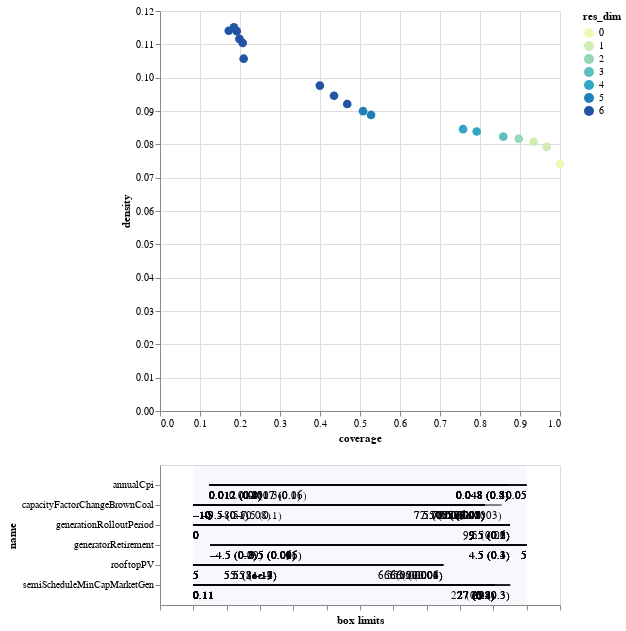

Notebook source saved alongside this figure:
### Code cell
box1.inspect_tradeoff()

### Figure 1 — Vega-Lite specification as saved in the notebook (floating-point values rounded to 4 significant figures)
{"config": {"view": {"continuousWidth": 400, "continuousHeight": 300}}, "vconcat": [{"data": {"name": "data-3e4867d96ae6562d2cc426a3f28aca00"}, "mark": {"type": "circle", "size": 75}, "encoding": {"color": {"type": "ordinal", "field": "res_dim", "scale": {"range": ["#eff9b6", "#d0edb3", "#97d6b9", "#5dc0c0", "#31a5c2", "#1f80b8", "#2354a3", "#21318d"]}}, "opacity": {"condition": {"value": 1, "selection": "selector015"}, "value": 0.4}, "tooltip": [{"type": "ordinal", "field": "id"}, {"type": "quantitative", "field": "coverage", "format": ".2"}, {"type": "quantitative", "field": "density", "format": ".2"}, {"type": "ordinal", "field": "res_dim"}], "x": {"type": "quantitative", "field": "coverage"}, "y": {"type": "quantitative", "field": "density"}}, "height": 400, "selection": {"selector015": {"type": "single", "fields": ["id"]}}, "width": 400}, {"layer": [{"data": {"name": "data-33bd8b0dfa17aa2f4e51856bd9bc5c59"}, "mark": "rule", "encoding": {"x": {"type": "quantitative", "axis": {"grid": false, "labels": false, "title": "box limits"}, "field": "x_lower", "scale": {"domain": [0, 1], "padding": 0.1}}, "x2": {"field": "x_upper"}, "y": {"type": "nominal", "field": "name", "scale": {"padding": 1.0}}}, "transform": [{"calculate": "(datum.x1-datum.minimum)/(datum.maximum-datum.minimum)", "as": "x_lower"}, {"calculate": "(datum.x2-datum.minimum)/(datum.maximum-datum.minimum)", "as": "x_upper"}, {"filter": {"selection": "selector015"}}], "width": 400}, {"data": {"name": "data-33bd8b0dfa17aa2f4e51856bd9bc5c59"}, "mark": {"type": "text", "align": "left", "baseline": "top", "dy": 5}, "encoding": {"text": {"type": "ordinal", "field": "text"}, "x": {"type": "quantitative", "axis": {"grid": false, "labels": false, "title": "box limits"}, "field": "x_lower", "scale": {"domain": [0, 1], "padding": 0.1}}, "x2": {"field": "x_upper"}, "y": {"type": "nominal", "field": "name", "scale": {"padding": 1.0}}}, "transform": [{"calculate": "(datum.x1-datum.minimum)/(datum.maximum-datum.minimum)", "as": "x_lower"}, {"calculate": "(datum.x2-datum.minimum)/(datum.maximum-datum.minimum)", "as": "x_upper"}, {"filter": {"selection": "selector015"}}, {"calculate": "datum.qp_lower>0?format(datum.x1, \".2\")+\" (\"+format(datum.qp_lower, \".1~g\")+\")\" :format(datum.x1, \".2\")", "as": "text"}], "width": 400}, {"data": {"name": "data-33bd8b0dfa17aa2f4e51856bd9bc5c59"}, "mark": {"type": "text", "align": "right", "baseline": "top", "dy": 5}, "encoding": {"text": {"type": "ordinal", "field": "text"}, "x": {"type": "quantitative", "field": "x_upper"}, "x2": {"field": "x_upper"}, "y": {"type": "nominal", "field": "name", "scale": {"padding": 1.0}}}, "transform": [{"calculate": "(datum.x1-datum.minimum)/(datum.maximum-datum.minimum)", "as": "x_lower"}, {"calculate": "(datum.x2-datum.minimum)/(datum.maximum-datum.minimum)", "as": "x_upper"}, {"filter": {"selection": "selector015"}}, {"calculate": "datum.qp_upper>0?format(datum.x2, \".2\")+\" (\"+format(datum.qp_upper, \".1\")+\")\" :format(datum.x2, \".2\")", "as": "text"}], "width": 400}, {"data": {"name": "data-bb8d07f6df3d47a6a475317795287b23"}, "mark": {"type": "rect", "opacity": 0.05}, "encoding": {"x": {"type": "quantitative", "field": "start"}, "x2": {"field": "end"}}}, {"data": {"name": "data-d751713988987e9331980363e24189ce"}, "mark": "point", "encoding": {"x": {"type": "quantitative", "field": "x"}, "y": {"type": "nominal", "field": "name"}}, "transform": [{"filter": {"selection": "selector015"}}], "width": 400}, {"data": {"name": "data-d751713988987e9331980363e24189ce"}, "mark": {"type": "text", "align": "center", "baseline": "top", "dy": 5}, "encoding": {"text": {"type": "nominal", "field": "item"}, "x": {"type": "quantitative", "field": "x"}, "y": {"type": "nominal", "field": "name"}}, "transform": [{"filter": {"selection": "selector015"}}], "width": 400}]}], "$schema": "https://vega.github.io/schema/vega-lite/v4.0.2.json", "datasets": {"data-3e4867d96ae6562d2cc426a3f28aca00": [{"coverage": 1.0, "density": 0.07411, "id": 0, "mass": 1.0, "mean": 0.07411, "res_dim": 0}, {"coverage": 0.9668, "density": 0.07923, "id": 1, "mass": 0.9043, "mean": 0.07923, "res_dim": 1}, {"coverage": 0.9341, "density": 0.08079, "id": 2, "mass": 0.8569, "mean": 0.08079, "res_dim": 1}, {"coverage": 0.8969, "density": 0.08167, "id": 3, "mass": 0.8139, "mean": 0.08167, "res_dim": 2}, {"coverage": 0.8582, "density": 0.0823, "id": 4, "mass": 0.7728, "mean": 0.0823, "res_dim": 3}, {"coverage": 0.7918, "density": 0.08385, "id": 5, "mass": 0.6998, "mean": 0.08385, "res_dim": 4}, {"coverage": 0.7577, "density": 0.08454, "id": 6, "mass": 0.6642, "mean": 0.08454, "res_dim": 4}, {"coverage": 0.5276, "density": 0.08881, "id": 7, "mass": 0.4403, "mean": 0.08881, "res_dim": 5}, {"coverage": 0.5076, "density": 0.08995, "id": 8, "mass": 0.4182, "mean": 0.08995, "res_dim": 5}, {"coverage": 0.4681, "density": 0.09211, "id": 9, "mass": 0.3766, "mean": 0.09211, "res_dim": 6}, {"coverage": 0.4351, "density": 0.09458, "id": 10, "mass": 0.3409, "mean": 0.09458, "res_dim": 6}, {"coverage": 0.3996, "density": 0.09763, "id": 11, "mass": 0.3034, "mean": 0.09763, "res_dim": 6}, {"coverage": 0.2091, "density": 0.1057, "id": 12, "mass": 0.1466, "mean": 0.1057, "res_dim": 6}, {"coverage": 0.2068, "density": 0.1104, "id": 13, "mass": 0.1388, "mean": 0.1104, "res_dim": 6}, {"coverage": 0.1985, "density": 0.1116, "id": 14, "mass": 0.1318, "mean": 0.1116, "res_dim": 6}, {"coverage": 0.1919, "density": 0.114, "id": 15, "mass": 0.1248, "mean": 0.114, "res_dim": 6}, {"coverage": 0.1719, "density": 0.1141, "id": 16, "mass": 0.1117, "mean": 0.1141, "res_dim": 6}, {"coverage": 0.1848, "density": 0.1151, "id": 17, "mass": 0.119, "mean": 0.1151, "res_dim": 6}], "data-33bd8b0dfa17aa2f4e51856bd9bc5c59": [{"x1": -10.0, "x2": 8.5, "name": "capacityFactorChangeBrownCoal", "id": 1, "minimum": -10.0, "maximum": 10.0, "qp_lower": -1.0, "qp_upper": 3.358e-05}, {"x1": -10.0, "x2": 7.5, "name": "capacityFactorChangeBrownCoal", "id": 2, "minimum": -10.0, "maximum": 10.0, "qp_lower": -1.0, "qp_upper": 2.268e-07}, {"x1": -10.0, "x2": 7.5, "name": "capacityFactorChangeBrownCoal", "id": 3, "minimum": -10.0, "maximum": 10.0, "qp_lower": -1.0, "qp_upper": 4.109e-07}, {"x1": 0.1146, "x2": 28.51, "name": "semiScheduleMinCapMarketGen", "id": 3, "minimum": 0.1146, "maximum": 29.99, "qp_lower": -1.0, "qp_upper": 0.2655}, {"x1": 0.01195, "x2": 0.04998, "name": "annualCpi", "id": 4, "minimum": 0.01004, "maximum": 0.04998, "qp_lower": 0.3324, "qp_upper": -1.0}, {"x1": -10.0, "x2": 7.5, "name": "capacityFactorChangeBrownCoal", "id": 4, "minimum": -10.0, "maximum": 10.0, "qp_lower": -1.0, "qp_upper": 1.111e-06}, {"x1": 0.1146, "x2": 28.51, "name": "semiScheduleMinCapMarketGen", "id": 4, "minimum": 0.1146, "maximum": 29.99, "qp_lower": -1.0, "qp_upper": 0.2767}, {"x1": 0.01195, "x2": 0.04998, "name": "annualCpi", "id": 5, "minimum": 0.01004, "maximum": 0.04998, "qp_lower": 0.2358, "qp_upper": -1.0}, {"x1": -4.5, "x2": 5.0, "name": "generatorRetirement", "id": 5, "minimum": -5.0, "maximum": 5.0, "qp_lower": 0.1556, "qp_upper": -1.0}, {"x1": -10.0, "x2": 7.5, "name": "capacityFactorChangeBrownCoal", "id": 5, "minimum": -10.0, "maximum": 10.0, "qp_lower": -1.0, "qp_upper": 3.061e-08}, {"x1": 0.1146, "x2": 28.51, "name": "semiScheduleMinCapMarketGen", "id": 5, "minimum": 0.1146, "maximum": 29.99, "qp_lower": -1.0, "qp_upper": 0.3063}, {"x1": 0.01195, "x2": 0.04998, "name": "annualCpi", "id": 6, "minimum": 0.01004, "maximum": 0.04998, "qp_lower": 0.2465, "qp_upper": -1.0}, {"x1": -4.5, "x2": 5.0, "name": "generatorRetirement", "id": 6, "minimum": -5.0, "maximum": 5.0, "qp_lower": 0.1204, "qp_upper": -1.0}, {"x1": -10.0, "x2": 7.5, "name": "capacityFactorChangeBrownCoal", "id": 6, "minimum": -10.0, "maximum": 10.0, "qp_lower": -1.0, "qp_upper": 5.905e-08}, {"x1": 0.1146, "x2": 27.14, "name": "semiScheduleMinCapMarketGen", "id": 6, "minimum": 0.1146, "maximum": 29.99, "qp_lower": -1.0, "qp_upper": 0.1756}, {"x1": 5.0, "x2": 6.5, "name": "rooftopPV", "id": 7, "minimum": 5.0, "maximum": 7.0, "qp_lower": -1.0, "qp_upper": 0.01437}, {"x1": 0.01195, "x2": 0.04998, "name": "annualCpi", "id": 7, "minimum": 0.01004, "maximum": 0.04998, "qp_lower": 0.2454, "qp_upper": -1.0}, {"x1": -4.5, "x2": 5.0, "name": "generatorRetirement", "id": 7, "minimum": -5.0, "maximum": 5.0, "qp_lower": 0.09308, "qp_upper": -1.0}, {"x1": -10.0, "x2": 7.5, "name": "capacityFactorChangeBrownCoal", "id": 7, "minimum": -10.0, "maximum": 10.0, "qp_lower": -1.0, "qp_upper": 9.378e-07}, {"x1": 0.1146, "x2": 27.14, "name": "semiScheduleMinCapMarketGen", "id": 7, "minimum": 0.1146, "maximum": 29.99, "qp_lower": -1.0, "qp_upper": 0.2885}, {"x1": 5.0, "x2": 6.5, "name": "rooftopPV", "id": 8, "minimum": 5.0, "maximum": 7.0, "qp_lower": -1.0, "qp_upper": 0.004294}, {"x1": 0.01195, "x2": 0.04781, "name": "annualCpi", "id": 8, "minimum": 0.01004, "maximum": 0.04998, "qp_lower": 0.2322, "qp_upper": 0.2911}, {"x1": -4.5, "x2": 5.0, "name": "generatorRetirement", "id": 8, "minimum": -5.0, "maximum": 5.0, "qp_lower": 0.1089, "qp_upper": -1.0}, {"x1": -10.0, "x2": 7.5, "name": "capacityFactorChangeBrownCoal", "id": 8, "minimum": -10.0, "maximum": 10.0, "qp_lower": -1.0, "qp_upper": 2.772e-06}, {"x1": 0.1146, "x2": 27.14, "name": "semiScheduleMinCapMarketGen", "id": 8, "minimum": 0.1146, "maximum": 29.99, "qp_lower": -1.0, "qp_upper": 0.159}, {"x1": 5.0, "x2": 6.5, "name": "rooftopPV", "id": 9, "minimum": 5.0, "maximum": 7.0, "qp_lower": -1.0, "qp_upper": 0.002846}, {"x1": 0.01195, "x2": 0.04781, "name": "annualCpi", "id": 9, "minimum": 0.01004, "maximum": 0.04998, "qp_lower": 0.1341, "qp_upper": 0.1987}, {"x1": 0.0, "x2": 9.5, "name": "generationRolloutPeriod", "id": 9, "minimum": 0.0, "maximum": 10.0, "qp_lower": -1.0, "qp_upper": 0.1606}, {"x1": -4.5, "x2": 5.0, "name": "generatorRetirement", "id": 9, "minimum": -5.0, "maximum": 5.0, "qp_lower": 0.1132, "qp_upper": -1.0}, {"x1": -10.0, "x2": 7.5, "name": "capacityFactorChangeBrownCoal", "id": 9, "minimum": -10.0, "maximum": 10.0, "qp_lower": -1.0, "qp_upper": 2.591e-06}, {"x1": 0.1146, "x2": 27.14, "name": "semiScheduleMinCapMarketGen", "id": 9, "minimum": 0.1146, "maximum": 29.99, "qp_lower": -1.0, "qp_upper": 0.1981}, {"x1": 5.0, "x2": 6.5, "name": "rooftopPV", "id": 10, "minimum": 5.0, "maximum": 7.0, "qp_lower": -1.0, "qp_upper": 0.0007721}, {"x1": 0.01195, "x2": 0.04781, "name": "annualCpi", "id": 10, "minimum": 0.01004, "maximum": 0.04998, "qp_lower": 0.13, "qp_upper": 0.1906}, {"x1": 0.0, "x2": 9.5, "name": "generationRolloutPeriod", "id": 10, "minimum": 0.0, "maximum": 10.0, "qp_lower": -1.0, "qp_upper": 0.1103}, {"x1": -3.5, "x2": 5.0, "name": "generatorRetirement", "id": 10, "minimum": -5.0, "maximum": 5.0, "qp_lower": 0.0127, "qp_upper": -1.0}, {"x1": -10.0, "x2": 7.5, "name": "capacityFactorChangeBrownCoal", "id": 10, "minimum": -10.0, "maximum": 10.0, "qp_lower": -1.0, "qp_upper": 1.77e-05}, {"x1": 0.1146, "x2": 27.14, "name": "semiScheduleMinCapMarketGen", "id": 10, "minimum": 0.1146, "maximum": 29.99, "qp_lower": -1.0, "qp_upper": 0.2501}, {"x1": 5.0, "x2": 6.5, "name": "rooftopPV", "id": 11, "minimum": 5.0, "maximum": 7.0, "qp_lower": -1.0, "qp_upper": 6.37e-05}, {"x1": 0.01195, "x2": 0.04781, "name": "annualCpi", "id": 11, "minimum": 0.01004, "maximum": 0.04998, "qp_lower": 0.1753, "qp_upper": 0.1993}, {"x1": 0.0, "x2": 9.5, "name": "generationRolloutPeriod", "id": 11, "minimum": 0.0, "maximum": 10.0, "qp_lower": -1.0, "qp_upper": 0.05904}, {"x1": -3.5, "x2": 4.5, "name": "generatorRetirement", "id": 11, "minimum": -5.0, "maximum": 5.0, "qp_lower": 0.005423, "qp_upper": 0.1098}, {"x1": -10.0, "x2": 7.5, "name": "capacityFactorChangeBrownCoal", "id": 11, "minimum": -10.0, "maximum": 10.0, "qp_lower": -1.0, "qp_upper": 3.441e-05}, {"x1": 0.1146, "x2": 27.14, "name": "semiScheduleMinCapMarketGen", "id": 11, "minimum": 0.1146, "maximum": 29.99, "qp_lower": -1.0, "qp_upper": 0.3099}, {"x1": 5.0, "x2": 5.5, "name": "rooftopPV", "id": 12, "minimum": 5.0, "maximum": 7.0, "qp_lower": -1.0, "qp_upper": 4.328e-07}, {"x1": 0.01195, "x2": 0.04781, "name": "annualCpi", "id": 12, "minimum": 0.01004, "maximum": 0.04998, "qp_lower": 0.4314, "qp_upper": 0.4473}, {"x1": 0.0, "x2": 9.5, "name": "generationRolloutPeriod", "id": 12, "minimum": 0.0, "maximum": 10.0, "qp_lower": -1.0, "qp_upper": 0.1202}, {"x1": -3.5, "x2": 4.5, "name": "generatorRetirement", "id": 12, "minimum": -5.0, "maximum": 5.0, "qp_lower": 0.01297, "qp_upper": 0.2758}, {"x1": -10.0, "x2": 7.5, "name": "capacityFactorChangeBrownCoal", "id": 12, "minimum": -10.0, "maximum": 10.0, "qp_lower": -1.0, "qp_upper": 0.01377}, {"x1": 0.1146, "x2": 27.14, "name": "semiScheduleMinCapMarketGen", "id": 12, "minimum": 0.1146, "maximum": 29.99, "qp_lower": -1.0, "qp_upper": 0.448}, {"x1": 5.0, "x2": 5.5, "name": "rooftopPV", "id": 13, "minimum": 5.0, "maximum": 7.0, "qp_lower": -1.0, "qp_upper": 1.007e-09}, {"x1": 0.01195, "x2": 0.04781, "name": "annualCpi", "id": 13, "minimum": 0.01004, "maximum": 0.04998, "qp_lower": 0.4236, "qp_upper": 0.4548}, {"x1": 0.0, "x2": 9.5, "name": "generationRolloutPeriod", "id": 13, "minimum": 0.0, "maximum": 10.0, "qp_lower": -1.0, "qp_upper": 0.1396}, {"x1": -3.5, "x2": 4.5, "name": "generatorRetirement", "id": 13, "minimum": -5.0, "maximum": 5.0, "qp_lower": 0.006228, "qp_upper": 0.2575}, {"x1": -9.5, "x2": 7.5, "name": "capacityFactorChangeBrownCoal", "id": 13, "minimum": -10.0, "maximum": 10.0, "qp_lower": 0.1112, "qp_upper": 0.008014}, {"x1": 0.1146, "x2": 27.14, "name": "semiScheduleMinCapMarketGen", "id": 13, "minimum": 0.1146, "maximum": 29.99, "qp_lower": -1.0, "qp_upper": 0.2112}, {"x1": 5.0, "x2": 5.5, "name": "rooftopPV", "id": 14, "minimum": 5.0, "maximum": 7.0, "qp_lower": -1.0, "qp_upper": 3.345e-11}, {"x1": 0.01436, "x2": 0.04781, "name": "annualCpi", "id": 14, "minimum": 0.01004, "maximum": 0.04998, "qp_lower": 0.3112, "qp_upper": 0.4475}, {"x1": 0.0, "x2": 9.5, "name": "generationRolloutPeriod", "id": 14, "minimum": 0.0, "maximum": 10.0, "qp_lower": -1.0, "qp_upper": 0.1704}, {"x1": -3.5, "x2": 4.5, "name": "generatorRetirement", "id": 14, "minimum": -5.0, "maximum": 5.0, "qp_lower": 0.0159, "qp_upper": 0.318}, {"x1": -9.5, "x2": 7.5, "name": "capacityFactorChangeBrownCoal", "id": 14, "minimum": -10.0, "maximum": 10.0, "qp_lower": 0.1204, "qp_upper": 0.016}, {"x1": 0.1146, "x2": 27.14, "name": "semiScheduleMinCapMarketGen", "id": 14, "minimum": 0.1146, "maximum": 29.99, "qp_lower": -1.0, "qp_upper": 0.3015}, {"x1": 5.0, "x2": 5.5, "name": "rooftopPV", "id": 15, "minimum": 5.0, "maximum": 7.0, "qp_lower": -1.0, "qp_upper": 8.092e-12}, {"x1": 0.0166, "x2": 0.04781, "name": "annualCpi", "id": 15, "minimum": 0.01004, "maximum": 0.04998, "qp_lower": 0.1476, "qp_upper": 0.4339}, {"x1": 0.0, "x2": 9.5, "name": "generationRolloutPeriod", "id": 15, "minimum": 0.0, "maximum": 10.0, "qp_lower": -1.0, "qp_upper": 0.1537}, {"x1": -3.5, "x2": 4.5, "name": "generatorRetirement", "id": 15, "minimum": -5.0, "maximum": 5.0, "qp_lower": 0.03747, "qp_upper": 0.3211}, {"x1": -9.5, "x2": 7.5, "name": "capacityFactorChangeBrownCoal", "id": 15, "minimum": -10.0, "maximum": 10.0, "qp_lower": 0.1287, "qp_upper": 0.003391}, {"x1": 0.1146, "x2": 27.14, "name": "semiScheduleMinCapMarketGen", "id": 15, "minimum": 0.1146, "maximum": 29.99, "qp_lower": -1.0, "qp_upper": 0.1534}, {"x1": 5.0, "x2": 5.5, "name": "rooftopPV", "id": 16, "minimum": 5.0, "maximum": 7.0, "qp_lower": -1.0, "qp_upper": 2.006e-14}, {"x1": 0.0166, "x2": 0.04781, "name": "annualCpi", "id": 16, "minimum": 0.01004, "maximum": 0.04998, "qp_lower": 0.1102, "qp_upper": 0.4987}, {"x1": 0.0, "x2": 9.5, "name": "generationRolloutPeriod", "id": 16, "minimum": 0.0, "maximum": 10.0, "qp_lower": -1.0, "qp_upper": 0.2204}, {"x1": -3.5, "x2": 4.5, "name": "generatorRetirement", "id": 16, "minimum": -5.0, "maximum": 5.0, "qp_lower": 0.08597, "qp_upper": 0.3971}, {"x1": -7.5, "x2": 7.5, "name": "capacityFactorChangeBrownCoal", "id": 16, "minimum": -10.0, "maximum": 10.0, "qp_lower": 0.1372, "qp_upper": 0.002382}, {"x1": 0.1146, "x2": 27.14, "name": "semiScheduleMinCapMarketGen", "id": 16, "minimum": 0.1146, "maximum": 29.99, "qp_lower": -1.0, "qp_upper": 0.07812}, {"x1": 5.0, "x2": 5.5, "name": "rooftopPV", "id": 17, "minimum": 5.0, "maximum": 7.0, "qp_lower": -1.0, "qp_upper": 2.223e-13}, {"x1": 0.0166, "x2": 0.04781, "name": "annualCpi", "id": 17, "minimum": 0.01004, "maximum": 0.04998, "qp_lower": 0.05891, "qp_upper": 0.4695}, {"x1": 0.0, "x2": 9.5, "name": "generationRolloutPeriod", "id": 17, "minimum": 0.0, "maximum": 10.0, "qp_lower": -1.0, "qp_upper": 0.1903}, {"x1": -3.5, "x2": 4.5, "name": "generatorRetirement", "id": 17, "minimum": -5.0, "maximum": 5.0, "qp_lower": 0.06091, "qp_upper": 0.3723}, {"x1": -8.5, "x2": 7.5, "name": "capacityFactorChangeBrownCoal", "id": 17, "minimum": -10.0, "maximum": 10.0, "qp_lower": 0.08494, "qp_upper": 0.002651}, {"x1": 0.1146, "x2": 27.14, "name": "semiScheduleMinCapMarketGen", "id": 17, "minimum": 0.1146, "maximum": 29.99, "qp_lower": -1.0, "qp_upper": 0.1561}], "data-bb8d07f6df3d47a6a475317795287b23": [{"end": 1, "start": 0}], "data-d751713988987e9331980363e24189ce": []}}
